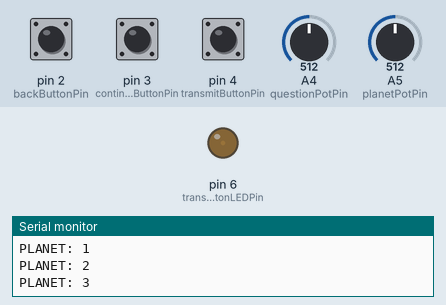
A sketch run on a simulated Arduino Uno, built with avr-gcc and run on an emulated ATmega328P. On the bench: output pins drawn as LEDs (lit = HIGH), the last lines printed to the serial monitor. The inputs (shaded band) are chosen by the test bench; at power-on: pin 4 (transmitButtonPin) HIGH, pin 2 (backButtonPin) HIGH, pin 3 (continueButtonPin) HIGH, A4 (questionPotPin) = 512, A5 (planetPotPin) = 512.

Above: at 3.2 s.
3.3 s: pin 4 (transmitButtonPin) pulled LOW for 0.15 s
At 4.06 s:
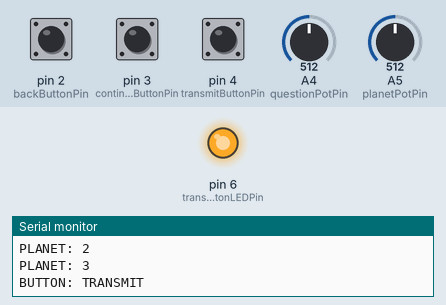
6.4 s: pin 2 (backButtonPin) pulled LOW for 3.2 s
11.1 s: pin 3 (continueButtonPin) pulled LOW for 0.15 s
Timing chart, 0 to 20.1 s (numbered marks = the images above; inputs shaded):
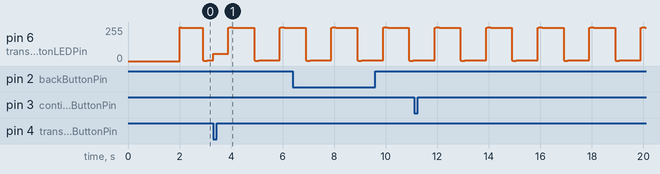

The sketch:

arduino_tui.ino
```cpp
const int questionPotPin = A4;
int questionPotVal = 0;
int questionVal;
int lastQuestionVal = questionVal;
const int NO_OF_PLANETS = 8;

const int planetPotPin = A5;
const int numReadingsPlanetPot = 10;
int readingsPlanetPot[numReadingsPlanetPot];      // the readings from the analog input
int readIndexPlanetPot = 0;              // the index of the current reading
int totalPlanetPot = 0;                  // the running total
int averagePlanetPot = 0;
int planetVal;
int lastPlanetVal = planetVal;
const int NO_OF_QUESTIONS = 8;

const int backButtonPin = 2;
int backButtonState;
int lastBackButtonState;

const int continueButtonPin = 3;
int continueButtonState;
int lastContinueButtonState;

const int transmitButtonPin = 4;
int transmitButtonState;
int lastTransmitButtonState;

const int transmitButtonLEDPin = 6;
int transmitButtonLEDValue;
long transmitButtonLEDTime=0;
int transmitButtonLEDPeriode = 2000;

void setup() {
  Serial.begin(9600);


  pinMode(questionPotPin, INPUT);
  pinMode(planetPotPin, INPUT);

  pinMode(backButtonPin, INPUT_PULLUP);
  pinMode(continueButtonPin, INPUT_PULLUP);
  pinMode(transmitButtonPin, INPUT_PULLUP);

  pinMode(transmitButtonLEDPin, OUTPUT);

  // Initialize planet potentiometer average readings
  for (int thisReadingPlanetPot = 0; thisReadingPlanetPot < numReadingsPlanetPot; thisReadingPlanetPot++) {
    readingsPlanetPot[thisReadingPlanetPot] = 0;
  }

  delay(2000);
  Serial.println("BEGIN!");

}

void loop() {

  /* QUESTION (WHEEL) POTENTIOMETER */
  questionPotVal = analogRead(questionPotPin);
  questionVal = map(questionPotVal, 0, 1022, 0, NO_OF_QUESTIONS-1);
  if(questionVal != lastQuestionVal) {
    Serial.print("QUESTION: ");
    Serial.println(questionVal);
  }
  lastQuestionVal = questionVal;


  /* PLANET SLIDER POTENTIOMETER */
  averagePlanetPot = calculatePlanetPotAverage();
  planetVal = map(averagePlanetPot, 11, 1000, 0, NO_OF_PLANETS-1);
  if(planetVal != lastPlanetVal) {
    Serial.print("PLANET: ");
    Serial.println(planetVal);
  }
  lastPlanetVal = planetVal;


  /* BUTTONS */
  backButtonState = digitalRead(backButtonPin);
  if(backButtonState != lastBackButtonState) {
    Serial.println("BUTTON: BACK");
  }
  lastBackButtonState = backButtonState;

  continueButtonState = digitalRead(continueButtonPin);
  if(continueButtonState != lastContinueButtonState) {
    Serial.println("BUTTON: CONTINUE");
  }
  lastContinueButtonState = continueButtonState;

  transmitButtonState = digitalRead(transmitButtonPin);
  if(transmitButtonState != lastTransmitButtonState && transmitButtonState == LOW) {
    Serial.println("BUTTON: TRANSMIT");
    delay(10);
  }

  lastTransmitButtonState = transmitButtonState;

  /* TRANSMIT BUTTON LIGHT */

  transmitButtonLEDTime = millis();
  transmitButtonLEDValue = 128 + 127 * cos(2 * PI / transmitButtonLEDPeriode * transmitButtonLEDTime);
  analogWrite(transmitButtonLEDPin, transmitButtonLEDValue);           // sets the value (range from 0 to 255)

}

int calculatePlanetPotAverage() {
  // subtract the last reading:
  totalPlanetPot = totalPlanetPot - readingsPlanetPot[readIndexPlanetPot];
  // read from the sensor:
  readingsPlanetPot[readIndexPlanetPot] = analogRead(planetPotPin);
  // add the reading to the total:
  totalPlanetPot = totalPlanetPot + readingsPlanetPot[readIndexPlanetPot];
  // advance to the next position in the array:
  readIndexPlanetPot++;

  // if we're at the end of the array...
  if (readIndexPlanetPot >= numReadingsPlanetPot) {
    // ...wrap around to the beginning:
    readIndexPlanetPot = 0;
  }

  // calculate the average:
  return totalPlanetPot / numReadingsPlanetPot;

  delay(1);
}
```
